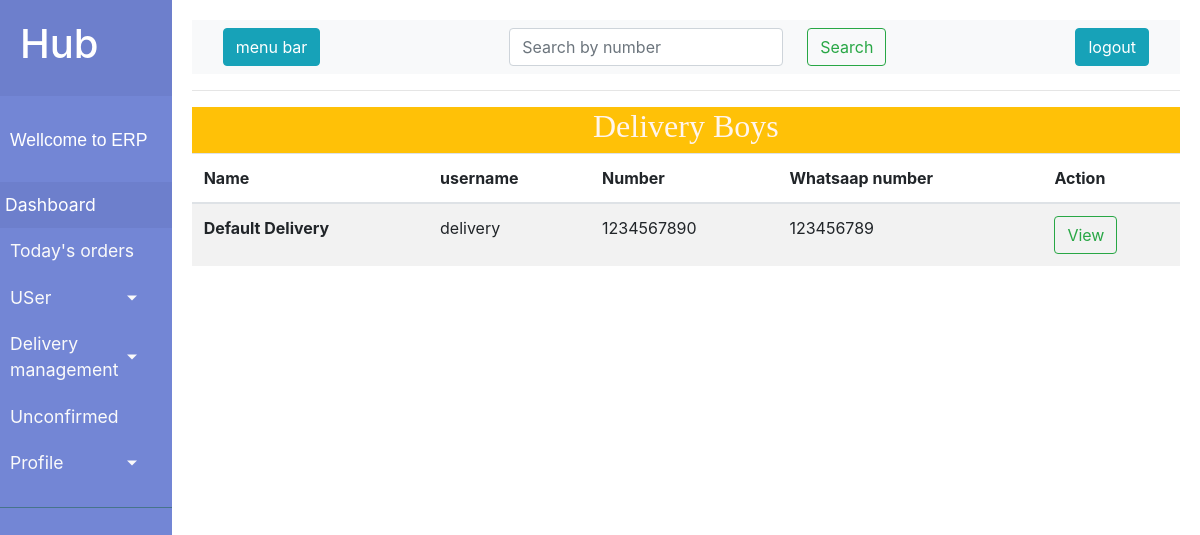
Page /hub/deliverylist (signed in) on the committed database.
### delivery/models.py (models this page shows, shortened)
class Deliveryboy(models.Model):
    id = models.AutoField(primary_key=True)
    users = models.OneToOneField(User, on_delete=models.CASCADE)
    details = models.CharField(max_length=225, blank=True, null=True)
    name = models.CharField(max_length=225)
    number = models.IntegerField( default=00000000)
    address = models.CharField(max_length=400, default='default_address')
    whatsaap_number = models.IntegerField(default = 0000000000)
    hub = models.ForeignKey('hub.Hub_detail', blank=True, null=True, on_delete=models.SET_NULL)

### hub/views.py (the view)
# urls.py: path('deliverylist', views.deliverylist, name='deliverylist'),
def deliverylist(request):
    hub =Hub_detail.objects.get(hub_user =request.user)
    boys = Deliveryboy.objects.filter(hub=hub)
    return render(request, 'hub/deliverylist.html', {'list':boys})

### hub/templates/hub/deliverylist.html
{% extends 'hub/baseTemplate.html' %}
{% block body %}
<div class="d-flex justify-content-center mt-3 bg-warning"> <h2 style="font-family: 'Times New Roman', Times, serif; color: seashell;">Delivery Boys</h2></div>
<table class="table table-striped">
    <thead>
      <tr>
        <th scope="col">Name</th>
        <th scope="col">username</th>
        <th scope="col">Number</th>
        <th scope="col">Whatsaap number</th>
        <th scope="col">Action</th>
      </tr>
    </thead>
    <tbody>
      {% for i in list %}
      <tr>
        <th scope="row">{{i.name}}</th>
        <td>{{i.users.username}}</td>
        <td>{{i.number}}</td>
        <td>{{i.whatsaap_number}}</td>
        <td><a href="/hub/delivery-detail/{{i.id}}"><button class="btn btn-outline-success">View</button></a> </td>
      </tr>
      {% endfor %}
    </tbody>
  </table>
{% endblock %}

### hub/templates/hub/baseTemplate.html (style rules this page uses)
a, a:hover, a:focus { color:#fafafa; text-decoration: none; transition: all 0.3s; }

### rows in the picture
Deliveryboy: name "Default Delivery", users.username "delivery", number "1234567890", whatsaap_number "123456789"
